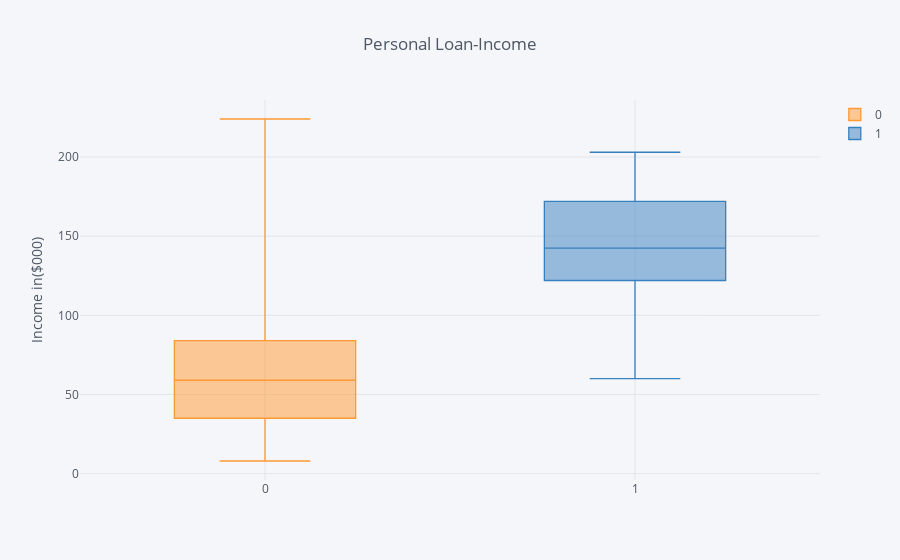

The cell this chart's notebook holds for it:
### Code cell
df.pivot(columns='Personal Loan', values='Income').iplot(
kind='box',
yTitle='Income in($000)',
title='Personal Loan-Income')

### Figure 1 — Plotly figure (JSON) as saved in the notebook; plotly's stock layout.template omitted (floating-point values rounded to 4 significant figures; data arrays with more than 128 entries replaced by an {"elided": "..."} marker saying what was removed)
{"data": [{"boxpoints": false, "line": {"width": 1.3}, "marker": {"color": "rgba(255, 153, 51, 1.0)"}, "name": "0", "orientation": "v", "type": "box", "uid": "2b492228-cd45-4eb9-a8e5-9d0d8299a00d", "y": {"elided": "5000 int values"}}, {"boxpoints": false, "line": {"width": 1.3}, "marker": {"color": "rgba(55, 128, 191, 1.0)"}, "name": "1", "orientation": "v", "type": "box", "uid": "ad9a2790-6da7-45f2-a037-34d3e90e9fcb", "y": {"elided": "5000 int values"}}], "layout": {"legend": {"bgcolor": "#F5F6F9", "font": {"color": "#4D5663"}}, "paper_bgcolor": "#F5F6F9", "plot_bgcolor": "#F5F6F9", "title": {"font": {"color": "#4D5663"}, "text": "Personal Loan-Income"}, "xaxis": {"gridcolor": "#E1E5ED", "showgrid": true, "tickfont": {"color": "#4D5663"}, "title": {"font": {"color": "#4D5663"}, "text": ""}, "zerolinecolor": "#E1E5ED"}, "yaxis": {"gridcolor": "#E1E5ED", "showgrid": true, "tickfont": {"color": "#4D5663"}, "title": {"font": {"color": "#4D5663"}, "text": "Income in($000)"}, "zerolinecolor": "#E1E5ED"}}}
